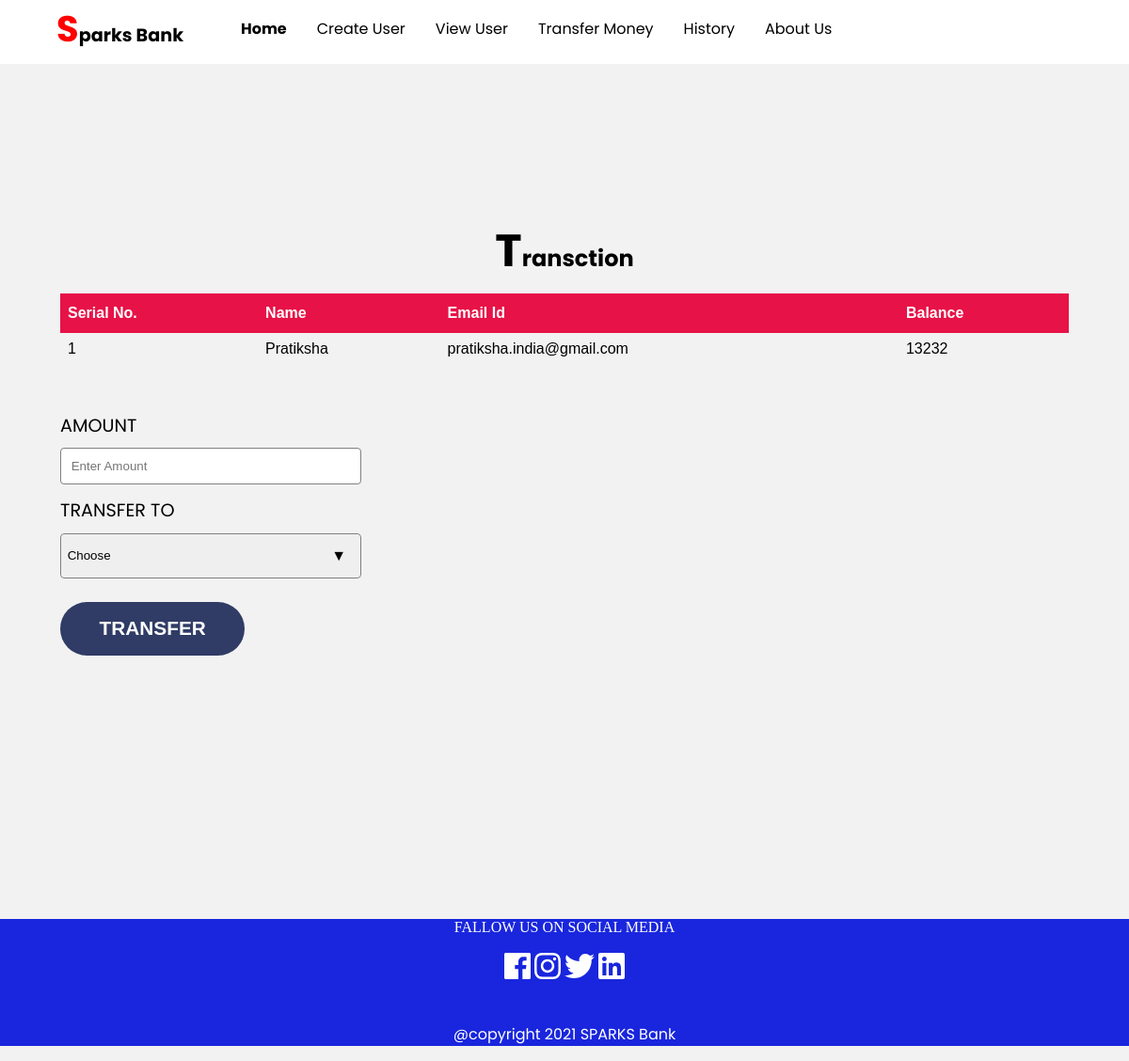
The app's page /select_trans.php?id=1 with its own data.
### tables this page shows
CREATE TABLE `user` (
  `id` int(255) NOT NULL,
  `name` text NOT NULL,
  `email` varchar(255) NOT NULL,
  `balance` int(255) NOT NULL
);

### select_trans.php (the view, shortened to what this page needs)
<?php include("header.php")?>
<section class="contact-section">
	<h1><span>T</span>ransction</h1>
<div style="overflow-x:auto;">
<table id="customers">
        <thead>
            <tr>
            <th>Serial No.</th>
                <th>Name</th>
                <th>Email Id</th>
                <th>Balance</th>
            </tr>
        </thead>
        <tbody>
		<?php
      include 'config.php';
		$ids = $_GET['id'];
	$showquery = "SELECT * FROM user where id={$ids}";
	$showdata = mysqli_query($conn,$showquery);
	  $res = mysqli_fetch_assoc($showdata);
	?>
	 <tr>
            <td data-th="id"><?php echo $res['id'] ?></td>
                <td data-th="Name" value=""><?php echo $res['name']; ?></td>
                <td data-th="Email"><?php echo $res['email'] ?></td>
                <td data-th="Balance"><?php echo $res['balance'] ?></td>
            </tr>
        </tbody>
</table>
</div>
	<br>
	<br>
	   <div class="container">
            <div class="contact">
                <form action="" method="post" >
                    <label for="name">AMOUNT</label>
                    <input type="number" placeholder="Enter Amount" id="name" name="amount" required>
                    <label for="message">TRANSFER TO</label>
                   <div class="select">
  <select name="to" id="slct" required>
    <option value="" disabled selected>Choose</option>
  </select>
</div><br>
                    <input type="submit" name="submit" class="send-message-cta" value="TRANSFER">
                </form>
            </div>
</div>
    </section>
    <?php include("footer.php")?>

### css/main.css (style rules this page uses)
:root { --primary-color: #303c66; }
body { background: #F2F2F2; margin: 0; font-family: 'Poppins'; }
section { padding: 5em 2em; }
label { display: block; font-size: 1.2em; margin-bottom: .5em; }
input, textarea { width: 100%; padding: .8em; margin-bottom: 1em; border-radius: .3em; border: 1px solid gray; -webkit-box-sizing: border-box; box-sizing: border-box; }
input[type="submit"] { background-color: var(--primary-color); color: white; font-weight: bold; font-size: 1.3em; border: none; margin-bottom: 5em; border-radius: 5em; display: inline-block; padding: .8em 2em; width: unset; cursor: pointer; }
@media only screen and (min-width: 1080px) { .container { width: 1080px; margin: 0 auto; } }
@media only screen and (min-width: 1080px) { section { padding: 10em 4em; } }
@media only screen and (min-width: 1080px) { .contact-section { position: relative; } }
@media only screen and (min-width: 1080px) { .contact-section .container { display: -webkit-box; display: -ms-flexbox; display: flex; } }
#customers { font-family: Arial, Helvetica, sans-serif; border-collapse: collapse; width: 100%; }
#customers td, #customers th { bottom-border: 1px solid #ddd; padding: 8px; }
#customers th { padding-top: 12px; padding-bottom: 12px; text-align: left; background-color: #468383; color: white; }
h1 { text-align:center; }
span { font-size: 200%; line-height: 80%; }
#customers th { padding-top: 12px; padding-bottom: 12px; text-align: left; background-color: #e71247; color: white; }

### select_trans.php (style rules this page uses)
select { -webkit-appearance: none; -moz-appearance: none; -ms-appearance: none; appearance: none; outline: 0; box-shadow: none; border-radius: .3em; border: 1px solid gray; -webkit-box-sizing: border-box; box-sizing: border-box; background-image: none; }
.select { position: relative; display: flex; width: 20em; height: 3em; line-height: 3; background: ; overflow: hidden; border-radius: .25em; }
select { flex: 1; padding: 0 .5em; color: #000; cursor: pointer; }
.select::after { content: '\25BC'; position: absolute; top: 0; right: 0; padding: 0 1em; background: ; cursor: pointer; pointer-events: none; -webkit-transition: .25s all ease; -o-transition: .25s all ease; transition: .25s all ease; }

### records on screen
user: id "1", name "Pratiksha", email "pratiksha.india@gmail.com", balance "13232"
